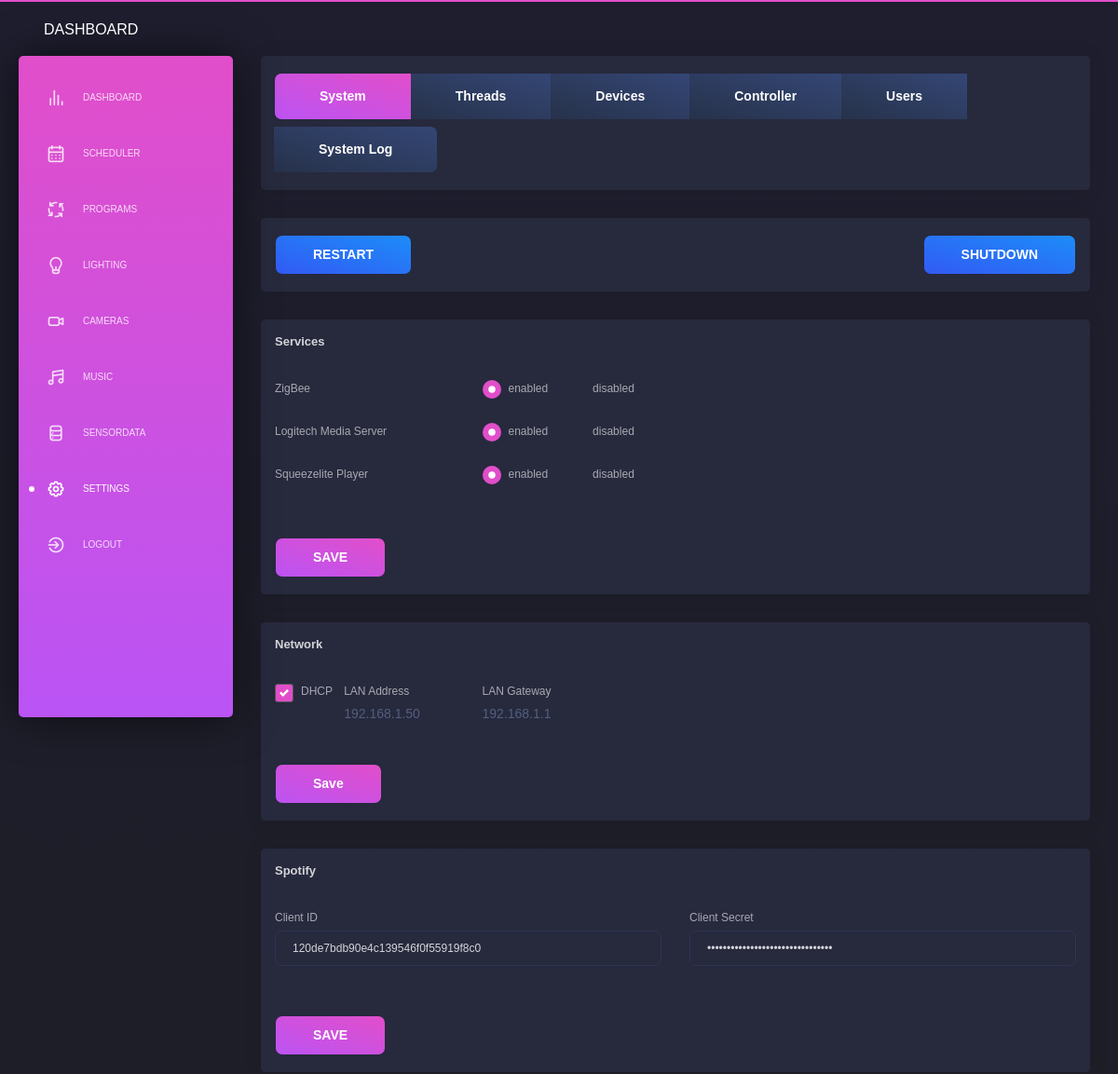
/settings/system (signed in, upper part), run on an earlier commit of the app's database.
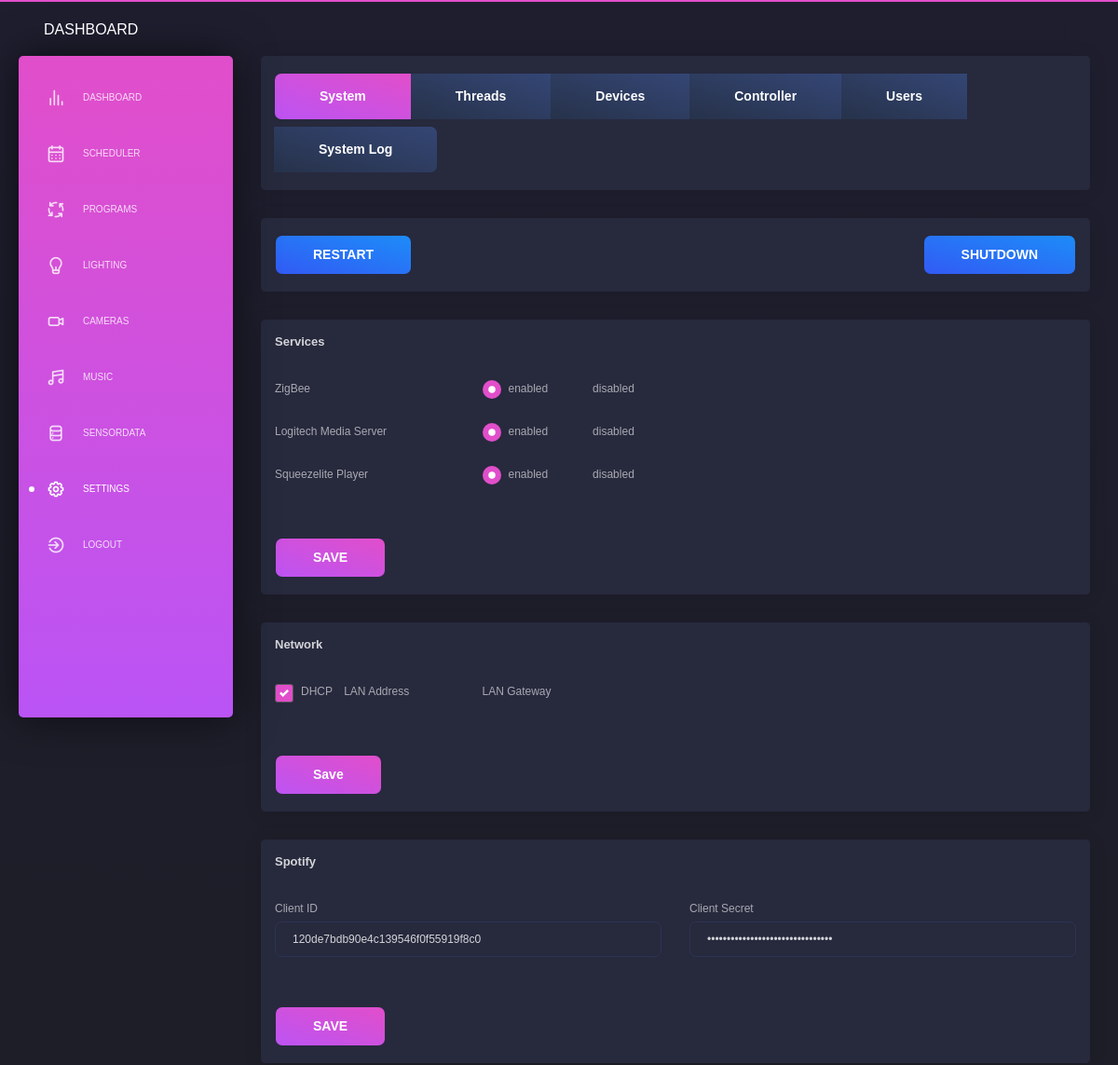
And on a later commit of the database.
### app/database/models.py (models this page shows)
class System(db.Model):
    __tablename__ = 'system'
    id                 = db.Column(db.Integer, primary_key=True, autoincrement = True)
    ip_address         = db.Column(db.String(50))
    gateway            = db.Column(db.String(50))
    dhcp               = db.Column(db.String(50), server_default=("True"))
    zigbee2mqtt_active = db.Column(db.String(50), server_default=("False"))
    lms_active         = db.Column(db.String(50), server_default=("False"))
    squeezelite_active = db.Column(db.String(50), server_default=("False"))

class Spotify_Settings(db.Model):
    __tablename__ = 'spotify_settings'
    id                    = db.Column(db.Integer, primary_key=True, autoincrement = True)
    client_id             = db.Column(db.String(50))
    client_secret         = db.Column(db.String(50))
    refresh_token         = db.Column(db.String(50))
    default_device_id     = db.Column(db.String(50))
    default_device_name   = db.Column(db.String(50))
    default_playlist_uri  = db.Column(db.String(50))
    default_playlist_name = db.Column(db.String(50))
    default_volume        = db.Column(db.Integer, server_default=("0"))

### app/sites/settings_system.py (the view, shortened to what this page needs)
@app.route('/settings/system', methods=['GET', 'POST'])
@login_required
@permission_required
def settings_system():
    page_title       = 'Smarthome | Settings | System'
    page_description = 'The system configuration page.'
    success_message_change_settings_services = False
    error_message_change_settings_services   = []
    success_message_change_settings_network  = False
    error_message_change_settings_network    = []
    success_message_change_settings_spotify  = False
    error_message_change_settings_spotify    = []
    success_message_change_settings_email    = False
    error_message_change_settings_email      = []
    success_message_backup_database          = ""
    error_message_backup_database            = ""
    message_system              = ""
    message_ip_config_change    = False
    message_test_settings_email = ""
    ip_address = GET_SYSTEM_SETTINGS().ip_address
    gateway    = GET_SYSTEM_SETTINGS().gateway
    dhcp       = GET_SYSTEM_SETTINGS().dhcp
    if session.get('restore_database_success', None) != None:
        success_message_backup_database = session.get('restore_database_success')
        session['restore_database_success'] = None
    if session.get('restore_database_error', None) != None:
        error_message_backup_database = session.get('restore_database_error')
        session['restore_database_error'] = None
    if session.get('delete_database_success', None) != None:
        success_message_backup_database = session.get('delete_database_success')
        session['delete_database_success'] = None
    if session.get('delete_database_error', None) != None:
        error_message_backup_database = session.get('delete_database_error')
        session['delete_database_error'] = None
    """ #################### """
    """  restart / shutdown  """
    """ #################### """
    if request.form.get("restart_system") != None:
        Thread = threading.Thread(target=SYSTEM_REBOOT)
        Thread.start()
        message_system = "System will restart in 10 seconds"
    if request.form.get("shutdown_system") != None:
        Thread = threading.Thread(target=SYSTEM_SHUTDOWN)
        Thread.start()
        message_system = "System will shutdown in 10 seconds"
    """ ################### """
    """  settings services  """
    """ ################### """
    """ ################# """
    """  settings network """
    """ ################# """
    """ ################## """
    """  settings spotify  """
    """ ################## """
    if request.form.get("update_settings_spotify") != None:
        client_id = request.form.get("set_client_id").strip()
        client_secret = request.form.get("set_client_secret").strip()
        if SET_SPOTIFY_SETTINGS(client_id, client_secret):
            success_message_change_settings_spotify = True
    """ ################ """
    """  settings email  """
    """ ################ """
    """ ################ """
    """  backup database """
    """ ################ """
    if request.form.get("backup_database") != None:
        result = BACKUP_DATABASE()
        if result:
            success_message_backup_database = "Backup || Successfully deleted"
        else:
            error_message_backup_database = "Backup || " + str(result)
    system_settings   = GET_SYSTEM_SETTINGS()
    spotify_settings  = GET_SPOTIFY_SETTINGS()
    email_settings    = GET_EMAIL_SETTINGS()
    list_backup_files = GET_BACKUP_FILES()
    data = {'navigation': 'settings'}
    return render_template('layouts/default.html',
                            data=data,
                            title=page_title,
                            description=page_description,
                            content=render_template( 'pages/settings_system.html',
                                                    success_message_change_settings_services=success_message_change_settings_services,
                                                    error_message_change_settings_services=error_message_change_settings_services,
                                                    success_message_change_settings_network=success_message_change_settings_network,
                                                    error_message_change_settings_network=error_message_change_settings_network,
                                                    success_message_change_settings_spotify=success_message_change_settings_spotify,
                                                    error_message_change_settings_spotify=error_message_change_settings_spotify,
                                                    success_message_change_settings_email=success_message_change_settings_email,
                                                    error_message_change_settings_email=error_message_change_settings_email,
                                                    message_test_settings_email=message_test_settings_email,
                                                    error_message_backup_database=error_message_backup_database,
                                                    success_message_backup_database=success_message_backup_database,
                                                    message_system=message_system,
                                                    system_settings=system_settings,
                                                    spotify_settings=spotify_settings,
                                                    email_settings=email_settings,
                                                    list_backup_files=list_backup_files,
                                                    )
                            )

### app/templates/pages/settings_system.html (shortened to what this page needs)
      <div class="content">
        <div class="row">
          <div class="col-md-12">
            <div class="card ">
              <div class="card-footer">
                <div class="btn-group flex-wrap" role="group" aria-label="Basic example">
                  <a href="/settings/system" class="btn btn-primary btn-lg" role="button" aria-pressed="true">System</a>
                  <a href="/settings/threads" class="btn btn-secondary btn-lg" role="button" aria-pressed="true">Threads</a>
                  <a href="/settings/devices" class="btn btn-secondary btn-lg" role="button" aria-pressed="true">Devices</a>
                  <a href="/settings/controller" class="btn btn-secondary btn-lg" role="button" aria-pressed="true">Controller</a>
                  <a href="/settings/users" class="btn btn-secondary btn-lg" role="button" aria-pressed="true">Users</a>
                  <a href="/settings/system_log" class="btn btn-secondary btn-lg" role="button" aria-pressed="true">System Log</a>
                </div>
              </div>
            </div>
            <div class="card">
              <div class="card-body">
                <form method="POST">
                  <button type="button" class="btn btn-fill btn-info pull-left" data-toggle="modal" data-target="#restart_dialog">RESTART</button>
                  <button type="button" class="btn btn-fill btn-info pull-right" data-toggle="modal" data-target="#shutdown_dialog">SHUTDOWN</button>
                </form>
              </div>
            </div>
            <div class="card">
              <div class="card-header">
                <h5 class="title">Services</h5>
              </div>
              <form method="POST">
                <div class="card-body">
                  <div class="row">
                    <div class="col-md-3">
                      <label>ZigBee</label>
                    </div>
                    <div class="col-md-9">
                      <div class="custom-control custom-radio custom-control-inline">
                        <label class="custom-control-label" for="radio_zigbee2mqtt_active_true">enabled</label>
                      </div>
                      <div class="custom-control custom-radio custom-control-inline">
                        <label class="custom-control-label" for="radio_zigbee2mqtt_active_false">disabled</label>
                      </div>
                      <br>
                      <br>
                    </div>
                  </div>
                  <div class="row">
                    <div class="col-md-3">
                      <label>Logitech Media Server</label>
                    </div>
                    <div class="col-md-9">
                      <div class="custom-control custom-radio custom-control-inline">
                        <label class="custom-control-label" for="radio_lms_active_true">enabled</label>
                      </div>
                      <div class="custom-control custom-radio custom-control-inline">
                        <label class="custom-control-label" for="radio_lms_active_false">disabled</label>
                      </div>
                      <br>
                      <br>
                    </div>
                  </div>
                  <div class="row">
                    <div class="col-md-3">
                      <label>Squeezelite Player</label>
                    </div>
                    <div class="col-md-9">
                      <div class="custom-control custom-radio custom-control-inline">
                        <label class="custom-control-label" for="radio_squeezelite_active_true">enabled</label>
                      </div>
                      <div class="custom-control custom-radio custom-control-inline">
                        <label class="custom-control-label" for="radio_squeezelite_active_false">disabled</label>
                      </div>
                      <br>
                      <br>
                    </div>
                  </div>
                </div>
                <div class="card-footer">
                  <button type="submit" onclick="window.location.href='/settings/system#services'" name="update_settings_services" class="btn btn-fill btn-primary">SAVE</button>
                </div>
              </form>
            </div>
            <div class="card">
              <div class="card-header">
                <h5 class="title">Network</h5>
              </div>
              <form method="POST">
                <div class="card-body">
                  <div class="row">
                    <div class="col-md-12">
                      <div class="row justify-content-md-left">
                        <div class="col-sm-1">
                          <div class="custom-control custom-checkbox">
                            <label class="custom-control-label" for="checkbox_dhcp">DHCP</label>
                            <br>
                            <br>
                          </div>
                        </div>
                        <div class="col-sm-2">
                          <div class="form-group">
                            <label>LAN Address</label>
                            {% if system_settings.dhcp == "True" %}
                              <br>
                              {% if system_settings.ip_address != None %}{{ system_settings.ip_address }}{% endif %}
                            {% else %}
                              <input type="text" class="form-control" name="set_ip_address" value="{% if system_settings.ip_address != None %}{{ system_settings.ip_address }}{% endif %}" />
                            {% endif %}
                          </div>
                        </div>
                        <div class="col-sm-2">
                          <div class="form-group">
                            <label>LAN Gateway</label>
                            {% if system_settings.dhcp == "True" %}
                              <br>
                              {% if system_settings.gateway != None %}{{ system_settings.gateway }}{% endif %}
                            {% else %}
                              <input type="text" class="form-control" name="set_gateway" value="{% if system_settings.gateway != None %}{{ system_settings.gateway }}{% endif %}" />
                            {% endif %}
                          </div>
                        </div>
                      </div>
                    </div>
                  </div>
                </div>
                <div class="card-footer">
                  <button type="submit" onclick="window.location.href='/settings/system#network'" name="set_settings_network" class="btn btn-fill btn-primary">Save</button>
                </div>
              </form>
            </div>
            <div class="card">
              <div class="card-header">
                <h5 class="title">Spotify</h5>
              </div>
              <form method="POST">
                <div class="card-body">
                  <div class="row">
                    <div class="col-md-6">
                      <div class="form-group">
                        <label>Client ID</label>
                        <input type="text" class="form-control" name="set_client_id" value="{% if spotify_settings.client_id != None %}{{ spotify_settings.client_id }}{% endif %}" />
                      </div>
                    </div>
                    <div class="col-md-6">
                      <div class="form-group">
                        <label>Client Secret</label>
                        <input type="password" class="form-control" name="set_client_secret" value="{% if spotify_settings.client_secret != None %}{{ spotify_settings.client_secret }}{% endif %}" />
                      </div>
                    </div>
                  </div>
                </div>
                <div class="card-footer">
                  <button type="submit" onclick="window.location.href='/settings/system#spotify'" name="update_settings_spotify" class="btn btn-fill btn-primary">SAVE</button>
                </div>
              </form>
            </div>
          </div>
        </div>
      </div>

What changed in the data, as far as the page shows it:
no longer on this page (row edited): System: ip_address "192.168.1.50", gateway "192.168.1.1"
